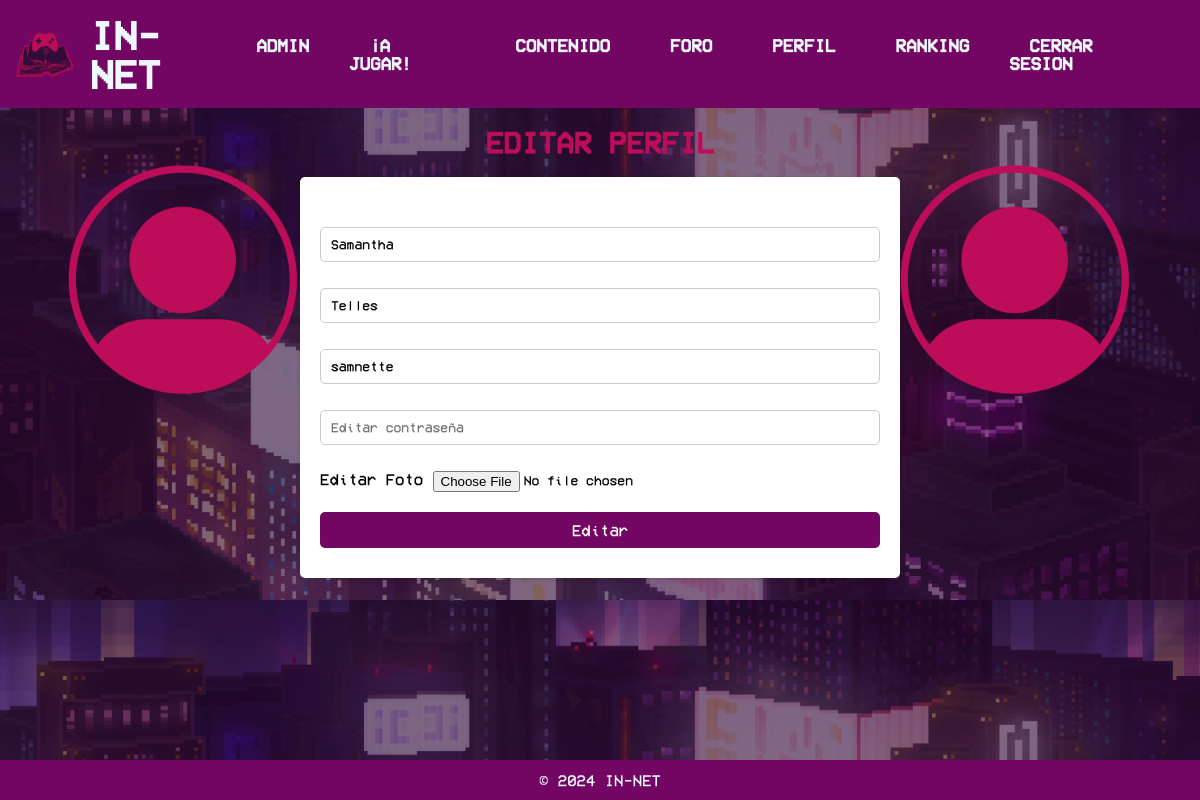
The page /Perfil/editarRegistro.php (signed in) on the database its author committed.
### tables this page shows
CREATE TABLE `usuario` (
  `id` int(11) NOT NULL,
  `nombre` varchar(100) NOT NULL,
  `email` varchar(100) NOT NULL,
  `codigo_verificacion` varchar(32) NOT NULL,
  `verificado` tinyint(1) NOT NULL DEFAULT 0,
  `pass` varchar(50) NOT NULL,
  `nickname` varchar(30) NOT NULL,
  `apellidos` varchar(50) NOT NULL,
  `fotografia` varchar(128) NOT NULL,
  `archivo_n` varchar(128) NOT NULL,
  `admin` int(2) NOT NULL DEFAULT 0,
  `status` varchar(20) NOT NULL,
  `unique_id` int(255) NOT NULL,
  `score` int(11) NOT NULL DEFAULT 0
);

### Inicio/includes/user.php (called while the page is built, shortened)
<?php
include_once 'db.php';
class User extends DB{
    private $nombre;
    private $username;
    public function setUser($user){
        $query = $this->connect()->prepare('SELECT * FROM usuario WHERE nickname = :user');
        $query->execute(['user' => $user]);
        foreach ($query as $currentUser) {
            $this->nombre = $currentUser['nombre'];
            $this->apellidos= $currentUser['apellidos'];
            $this->username = $currentUser['nickname'];
        }
    }
    public function getNombre(){
        return $this->nombre;
    }
    public function getApellidos(){
        return $this->apellidos;
    }
    public function getusername(){
        return $this->username;
    }
}
?>

### Inicio/includes/db.php (called while the page is built)
<?php
class DB{
    private $host;
    private $db;
    private $user;
    private $password;
    private $charset;
    public function __construct(){
        $this->host     = 'localhost';
        $this->db       = 'innet';
        $this->user     = 'root';
        $this->password = "";
        $this->charset  = 'utf8mb4';
    }
    function connect(){
        try{
            $connection = "mysql:host=" . $this->host . ";dbname=" . $this->db . ";charset=" . $this->charset;
            $options = [
                PDO::ATTR_ERRMODE            => PDO::ERRMODE_EXCEPTION,
                PDO::ATTR_EMULATE_PREPARES   => false,
            ];
            $pdo = new PDO($connection, $this->user, $this->password, $options);
            return $pdo;
        }catch(PDOException $e){
            print_r('Error connection: ' . $e->getMessage());
        }
    }
}
?>

### Perfil/editarRegistro.php (the view, shortened to what this page needs)
<?php
    include_once '../Inicio/includes/user.php';
    $userSession = new UserSession();
    $user = new User();
    if(isset($_SESSION['user'])){
    $user->setUser($userSession->getCurrentUser());
?>
<!DOCTYPE html>
<html>
    <head>
    <link href="http://localhost/IN-NET/CSS/index.css" rel="stylesheet"/>
    <link href="http://localhost/IN-NET/CSS/formularie.css" rel="stylesheet"/>
    </head>
    <body>
    <?php include 'header.php'; ?>
    <div class="contenedorR">
        <h2>EDITAR PERFIL</h2>
        <form class="form" enctype= "multipart/form-data" action="enviarEditar.php" method="post">
                <div id="mensaje"></div>
                <input type="text" id="nombre" name="nombre" value = "<?php echo $user->getNombre();?>" placeholder="Editar tu nombre(s)" pattern="[a-zA-ZáéíóúÁÉÍÓÚñÑ\s]+" title="Solo se permiten letras y espacios"><br><br>
                <input type="text" id="apellidos" name="apellidos" value = "<?php echo $user->getApellidos();?>" placeholder="Editar tus apellidos" pattern="[a-zA-ZáéíóúÁÉÍÓÚñÑ\s]+" title="Solo se permiten letras y espacios"><br><br>
                <input type="text" id="nickname" name="nickname"  value = "<?php echo $user->getUsername();?>" placeholder="Editar nickname" onblur="validarN();"><br><br>
                <input type="password" name="pass" placeholder="Editar contraseña"><br><br>
                <label class="custom-file-upload">
                    <span class="file-upload-text" id="file-text">Editar Foto</span>
                    <input type="file" id ="archivo" name="archivo" accept=".jpg, .jpeg, .png" onchange="handleFileChange()"/>
                </label><br>
                <input class='boton' type="submit" onclick=" return validar();" name="registrar" value="Editar">
        </form>
    </div>
</body>
<footer>
        <p>&copy; 2024 IN-NET</p>
    </footer>
<?php
} else {header("Location: ../Inicio/index.php");
  exit();
}
?>

### CSS/index.css (style rules this page uses)
* { padding: 0; margin: 0; box-sizing: border-box; font-family: 'Pixel', Arial, sans-serif; }
h2 { font-size: 30px; margin: 20px; color: #BD0D59; text-align: center; }
footer { background-color: #730662; color: aliceblue; text-align: center; padding: 1% 0; position: fixed; bottom: 0; width: 100%; margin: 0 auto; }

### CSS/formularie.css (style rules this page uses)
* { padding: 0; margin: 0; box-sizing: border-box; font-family: 'Pixel', Arial, sans-serif; }
body { background-image: url(http://localhost/IN-NET/Imagenes/general/form.jpg); background-size: cover; background-attachment: fixed; }
.contenedorR { width: 50%; margin: 0 auto; }
.form { background-color: #fff; padding: 20px; border-radius: 5px; box-shadow: 0 2px 5px rgba(0, 0, 0, 0.1); }
input[type="text"], input[type="password"], input[type="email"], input[type="submit"] { width: 100%; padding: 10px; margin-bottom: 10px; border: 1px solid #ccc; border-radius: 5px; box-sizing: border-box; }
input[type="submit"] { background-color: #730662; color: #fff; border: none; cursor: pointer; }
#mensaje { padding: 15px; color: #BD0D59; }

### CSS/perfill.css (style rules this page uses)
body { background-image: url(http://localhost/IN-NET/Imagenes/general/perfil.png); background-size: 100% auto; }
.boton { background-color: #730662; color: white; border: none; padding: 10px 20px; text-align: center; text-decoration: none; display: inline-block; font-size: 16px; margin-top: 20px; border-radius: 5px; cursor: pointer; transition: background-color 0.3s; }

### rows shown on the page
usuario: nombre "Samantha", apellidos "Telles", nickname "samnette"
